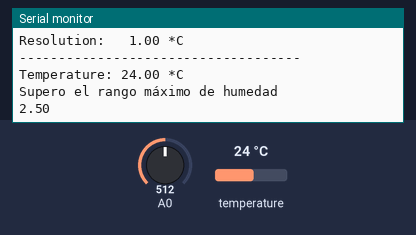
The sketch below on a simulated Adafruit Circuit Playground Express. Shown: the last lines printed to the serial monitor. The test bench sets the inputs (shaded band); at power-on: A0 = 512, temperature 24 °C.

Above: at 2.8 s.
2.9 s: A0 set to 306
At 5.7 s:
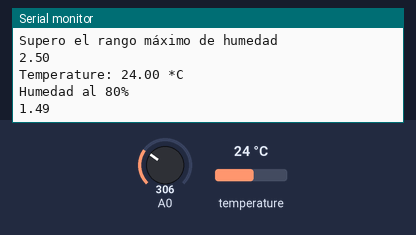
8.5 s: temperature set to 12 °C
At 10.1 s:
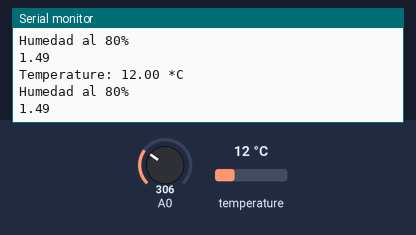
11.2 s: temperature set to 19 °C
At 13.7 s:
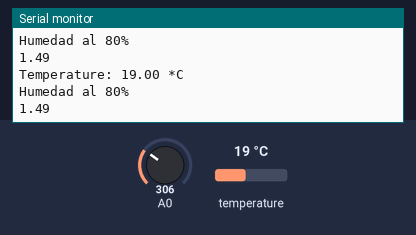
13.9 s: A0 set to 122
At 16.1 s:
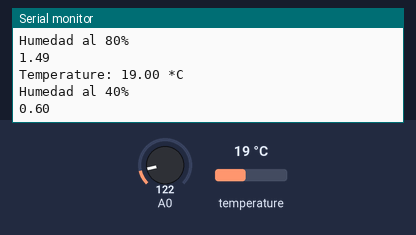
Timing chart, 0 to 17.6 s (numbered marks = the images above; inputs shaded):
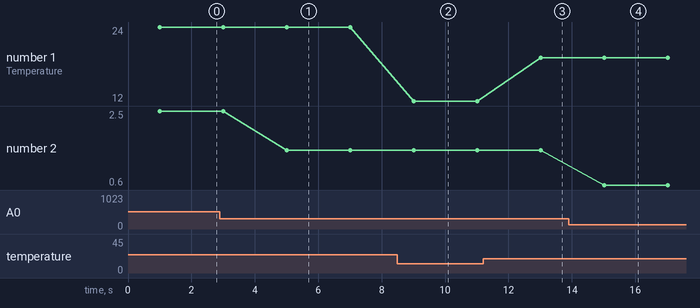

The sketch:

SensorHumedadTransistores.ino
```cpp
#include <Adafruit_Sensor.h>
#include <Adafruit_Circuit_Playground.h>

#include <DHT.h>
#include <DHT_U.h>

#define DHTPIN            2         // Pin which is connected to the DHT sensor.

#define DHTTYPE           DHT11

DHT_Unified dht(DHTPIN, DHTTYPE);

uint32_t delayMS;

void setup() {
  // put your setup code here, to run once:
Serial.begin(9600);
dht.begin();
sensor_t sensor;
  dht.temperature().getSensor(&sensor);
  Serial.println("------------------------------------");
  Serial.println("Temperature");
  Serial.print  ("Sensor:       "); Serial.println(sensor.name);
  Serial.print  ("Driver Ver:   "); Serial.println(sensor.version);
  Serial.print  ("Unique ID:    "); Serial.println(sensor.sensor_id);
  Serial.print  ("Max Value:    "); Serial.print(sensor.max_value); Serial.println(" *C");
  Serial.print  ("Min Value:    "); Serial.print(sensor.min_value); Serial.println(" *C");
  Serial.print  ("Resolution:   "); Serial.print(sensor.resolution); Serial.println(" *C");
  Serial.println("------------------------------------");
  delayMS = sensor.min_delay / 1000;


}

void loop() {
  //0  put your main code here, to run repeatedly:
  float x = (analogRead(A0)*5.0)/1024.;
  float maximo = 1.87;
  float nivel1 = maximo/10;
  float nivel2 = nivel1*2;
  float nivel3 = nivel1*3;
  float nivel4 = nivel1*4;
  float nivel5 = nivel1*5;
  float nivel6 = nivel1*6;
  float nivel7 = nivel1*7;
  float nivel8 = nivel1*8;
  float nivel9 = nivel1*9;
  float nivel10=nivel1*10;

  // Delay between measurements.
  delay(delayMS);
  // Get temperature event and print its value.
  sensors_event_t event;
  dht.temperature().getEvent(&event);
  if (isnan(event.temperature)) {
    Serial.println("Error reading temperature!");
  }
  else {
    Serial.print("Temperature: ");
    Serial.print(event.temperature);
    Serial.println(" *C");
  }

  if(x >= 0.0 && x < nivel1)
  {
   Serial.println("Humedad al 10%");
  }
  else if( x > nivel1 && x < nivel2)
  {
   Serial.println("Humedad al 20%");
  }
  else if( x > nivel2 && x < nivel3)
  {
   Serial.println("Humedad al 30%");
  }
  else if( x > nivel3 && x < nivel4)
  {
   Serial.println("Humedad al 40%");
  }
  else if( x > nivel4 && x < nivel5)
  {
   Serial.println("Humedad al 50%");
  }
  else if( x > nivel5 && x < nivel6)
  {
   Serial.println("Humedad al 60%");
  }
  else if( x > nivel6 && x < nivel7)
  {
   Serial.println("Humedad al 70%");
  }
  else if( x > nivel7 && x < nivel8)
  {
   Serial.println("Humedad al 80%");
  }
  else if( x > nivel8 && x < nivel9)
  {
   Serial.println("Humedad al 90%");
  }
  else if( x > nivel9 && x < nivel10)
  {
   Serial.println("Humedad al 100%");
  }
  else
  {
    Serial.println("Supero el rango máximo de humedad");
    }

  Serial.println(x);
  delay(1000);

}
```

Measured:
- after the input at 2.9 s, the serial monitor: prints a new line after 2.1 s (image 1)
- after the input at 8.5 s, the serial monitor: prints a new line after 0.51 s (image 2)
- after the input at 11.2 s, the serial monitor: prints a new line after 1.8 s (image 3)
- after the input at 13.9 s, the serial monitor: prints a new line after 1.1 s (image 4)
- plotted number 1: 24 → 12 after the input at 8.5 s, 12 → 19 after the input at 11.2 s
- plotted number 2: 2.5 → 1.49 after the input at 2.9 s, 1.49 → 0.6 after the input at 13.9 s
